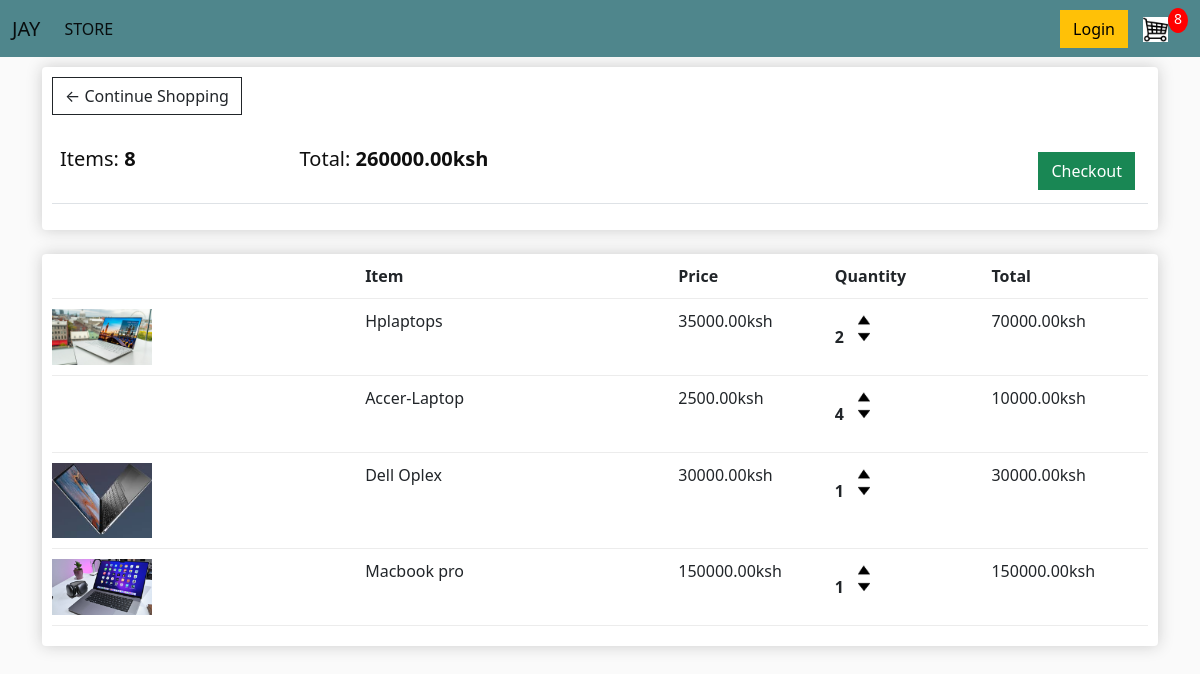
The app's page /cart (signed in) with its own data.
### shopapp/models.py (models this page shows, shortened)
class Order (models.Model):
    customer = models.ForeignKey(Customer, on_delete=models.SET_NULL, blank=True,null=True)
    date_orderd =models.DateTimeField(auto_now_add=True)
    complete = models.BooleanField(default=False, null=True, blank=False)
    transaction_id = models.CharField(max_length=200, null=True)
    @property
    def get_cart_total(self):
        orderitems = self.orderitems_set.all()
        total = sum([item.get_total for item in orderitems])
        return total
    @property
    def get_cart_items(self):
        orderitems = self.orderitems_set.all()
        total = sum([item.quantity for item in orderitems])
        return total

class OrderItems (models.Model):
    product = models.ForeignKey(Product, on_delete=models.SET_NULL, blank=True,null=True)
    order = models.ForeignKey(Order, on_delete=models.SET_NULL, blank=True, null=True)
    quantity = models.IntegerField(default=0, null=True, blank=True)
    date_added = models.DateTimeField(auto_now_add=True)
    @property
    def get_total(self):
        total = self.product.price * self.quantity
        return total

class Product (models.Model):
    name = models.CharField(max_length=200, null=True)
    price =models.DecimalField(max_digits=9, decimal_places=2)
    digital = models.BooleanField(default=False, null=True, blank=False)
    image = models.ImageField(null=True, blank=True)
    @property
    def imageURL(self):
        try:
            url = self.image.url
        except:
            url = ''
        return url

### shopapp/views.py (the view)
# urls.py: path('cart', views.cart, name='cart'),
def cart(request):
    data = cartData(request)
    cartItems = data['cartItems']
    order = data['order']
    items = data['items']
    context= {'items':items, 'order':order, 'cartItems': cartItems}
    return render(request, 'cart.html', context)

### shopapp/utils.py (called while the page is built)
def cartData (request):
    if request.user.is_authenticated:
        customer = request.user.customer
        order, created = Order.objects.get_or_create(customer=customer, complete=False)
        items = order.orderitems_set.all()
        cartItems = order.get_cart_items
    else:
        cookieData = cookieCart(request)
        cartItems = cookieData['cartItems']
        order = cookieData['order']
        items = cookieData['items']
    return {'cartItems':cartItems, 'order': order, 'items': items}

### Template/cart.html
{% extends 'index.html' %}
{% load static %}
{% block content %}
<div class="row">
    <div class="col-lg-12">
        <div class="box-element">
            <a class="btn btn-outline-dark" href="{% url 'store' %}">&#x2190; Continue Shopping</a>
            <br>
            <br>
            <table class="table">
                <tr>
                    <th><h5>Items: <strong>{{order.get_cart_items}}</strong></h5></th>
                    <th><h5>Total: <strong>{{order.get_cart_total|floatformat:2}}ksh</strong></h5></th>
                    <th>
                        <a style="float: right; margin: 5px;" class="btn btn-success" href="{% url 'checkout' %}">Checkout</a>
                    </th>
                </tr>
            </table>
        </div>
        <br>
        <div class="box-element">
            <div class="cart-row">
                <div style="flex: 2;"></div>
                <div style="flex: 2;"><strong>Item</strong></div>
                <div style="flex: 1;"><strong>Price</strong></div>
                <div style="flex: 1;"><strong>Quantity</strong></div>
                <div style="flex: 1;"> <strong>Total</strong> </div>
            </div>
            {% for item in items %}
            <div class="cart-row">
                <div style="flex: 2;"><img class="row-image" src="{{item.product.imageURL}}" alt=""></div>
                <div style="flex: 2;">{{item.product.name}}</div>
                <div style="flex: 1;">{{item.product.price|floatformat:2}}ksh</div>
                <div style="flex: 1;">
                    <p class="quantity">{{item.quantity}}</p>
                    <div class="quantity">
                        <img data-product={{item.product.id}} data-action="add"  class="chg-quantity update-cart"  src="{% static 'img/arrowup.png' %}" >
                        <img data-product={{item.product.id}} data-action="remove" class="chg-quantity update-cart"  src="{% static 'img/arrowdown.png' %}" >
                    </div>
                </div>
                <div style="flex: 1;">{{item.get_total}}ksh</div>
            </div>
            {% endfor %}
        </div>
    </div>
</div>
{% endblock content %}

### Template/index.html (shortened to what this page needs)
{% load static %}
<!DOCTYPE html>
<html lang="en">
    <head>
        <link href="https://cdn.jsdelivr.net/npm/bootstrap@5.2.2/dist/css/bootstrap.min.css" rel="stylesheet">
        <link rel="stylesheet" type="text/css" href="{% static 'main.css' %}">
    </head>
    <body>
        <nav class="navbar navbar-expand-lg bg-dark">
            <div class="container-fluid">
              <a class="navbar-brand" href="{% url 'store' %}">JAY</a>
              <div class="collapse navbar-collapse" id="navbarSupportedContent">
                <ul class="navbar-nav me-auto mb-2 mb-lg-0">
                  <li class="nav-item">
                    <a class="nav-link active" aria-current="page" href="{% url 'store' %}">STORE</a>
                  </li>
                </ul>
                    <a href="#" class="btn btn-warning"> Login </a>
                    <a href="{% url 'cart' %}">
                    <img id="cart-icon" src="{% static 'img/images.png' %}">
                    </a>
                    <p id="cart-total">{{cartItems}}</p>
              </div>
            </div>
          </nav>
          <div class="container">
            {% block content %}
            {% endblock content%}
          </div>
</body>
</html>

### static/main.css (style rules this page uses)
body { background-color: hsl(0, 0%, 98%); }
h1,h2,h3,h4,h5,h6 { color: hsl(0, 0%, 6%); }
.box-element { box-shadow: hsl(0, 0%, 80%) 0 0 16px; background-color: #fff; border-radius: 4px; padding: 10px; }
.bg-dark { background-color: #4f868c!important; }
#cart-icon { width: 25px; display: inline-block; margin-left: 15px; }
#cart-total { display: block; text-align: center; color:#fff; background-color: red; width: 20px; height: 25px; border-radius: 50%; font-size: 14px; }
.col-lg-4, .col-lg-6, .col-lg-8, .col-lg-12 { margin-top: 10px; }
.btn { border-radius: 0; }
.row-image { width: 100px; }
.cart-row { display: flex; align-items: flex-stretch; padding-bottom: 10px; margin-bottom: 10px; border-bottom: 1px solid #ececec; }
.quantity { display: inline-block; font-weight:700; padding-right: 10px; }
.chg-quantity { width: 12px; cursor: pointer; display: block; margin-top: 5px; transition: .1s; }

### records on screen
Order: get_cart_items "8", get_cart_total "260000.00"
OrderItems: product.imageURL (picture), product.name "Hplaptops", product.price "35000.00", quantity "2", get_total "70000.00"
OrderItems: product.name "Accer-Laptop", product.price "2500.00", quantity "4", get_total "10000.00"
OrderItems: product.imageURL (picture), product.name "Dell Oplex", product.price "30000.00", quantity "1", get_total "30000.00"
OrderItems: product.imageURL (picture), product.name "Macbook pro", product.price "150000.00", quantity "1", get_total "150000.00"

### other values on screen
{{ cartItems }} "8"
